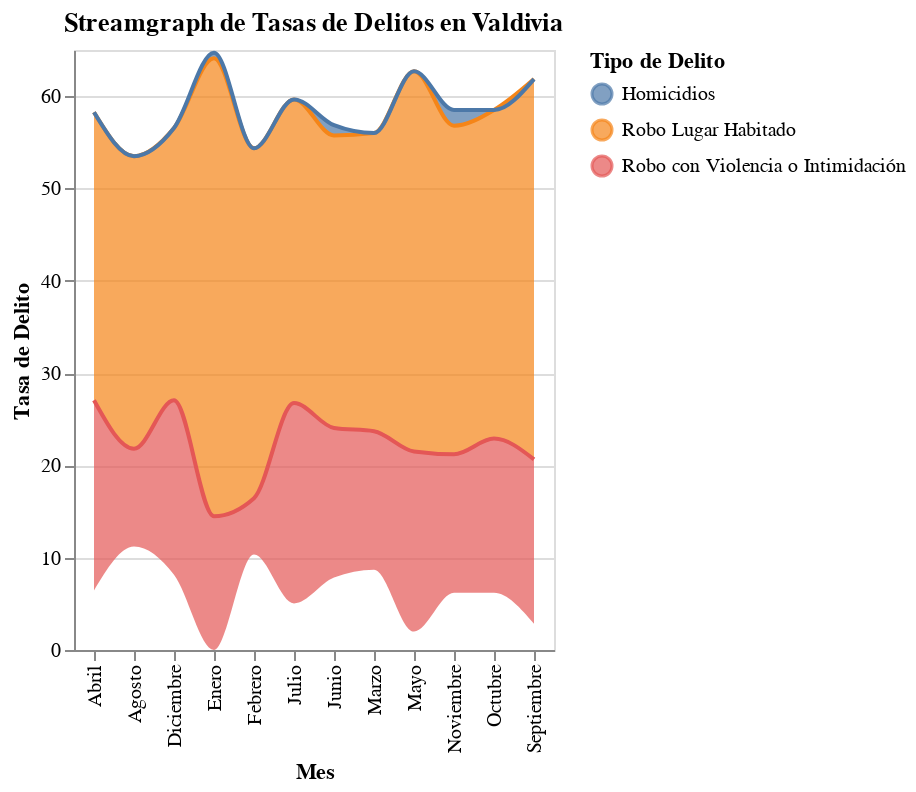

The code cell stored with this chart in its notebook:
### Code cell
import altair as alt


# Definir el orden de los meses
orden_meses = ["Enero", "Febrero", "Marzo", "Abril", "Mayo", "Junio", "Julio", "Agosto", "Septiembre", "Octubre", "Noviembre", "Diciembre"]

# Ordenar el DataFrame por los meses
df_valdivia["mes"] = pd.Categorical(df_valdivia["mes"], categories=orden_meses, ordered=True)
df_valdivia = df_valdivia.sort_values("mes")

# Crear el gráfico de tipo stream (streamgraph) con Altair
streamgraph = alt.Chart(df_valdivia).mark_area(interpolate='monotone', line=True, color="delito").encode(
    alt.X('mes:O', title='Mes'),
    alt.Y('tasa:Q', stack='center', title='Tasa de Delito'),
    alt.Color('delito:N', title='Tipo de Delito')
).properties(
    title='Streamgraph de Tasas de Delitos en Valdivia'
)

# Mostrar el gráfico
streamgraph.display()

### Figure 1 — Vega-Lite specification as saved in the notebook (floating-point values rounded to 4 significant figures)
{"config": {"view": {"continuousWidth": 300, "continuousHeight": 300}}, "data": {"name": "data-c375127aaf685d502574762caa3cd9c2"}, "mark": {"type": "area", "color": "delito", "interpolate": "monotone", "line": true}, "encoding": {"color": {"field": "delito", "title": "Tipo de Delito", "type": "nominal"}, "x": {"field": "mes", "title": "Mes", "type": "ordinal"}, "y": {"field": "tasa", "stack": "center", "title": "Tasa de Delito", "type": "quantitative"}}, "title": "Streamgraph de Tasas de Delitos en Valdivia", "$schema": "https://vega.github.io/schema/vega-lite/v5.15.1.json", "datasets": {"data-c375127aaf685d502574762caa3cd9c2": [{"nombre": "Valdivia", "nivel geografico": "Comuna", "mes": "Enero", "año": 2022, "tasa": 14.5, "delito": "Robo con Violencia o Intimidación"}, {"nombre": "Valdivia", "nivel geografico": "Comuna", "mes": "Enero", "año": 2022, "tasa": 49.6, "delito": "Robo Lugar Habitado"}, {"nombre": "Valdivia", "nivel geografico": "Comuna", "mes": "Enero", "año": 2022, "tasa": 0.6, "delito": "Homicidios"}, {"nombre": "Valdivia", "nivel geografico": "Comuna", "mes": "Febrero", "año": 2022, "tasa": 6.1, "delito": "Robo con Violencia o Intimidación"}, {"nombre": "Valdivia", "nivel geografico": "Comuna", "mes": "Febrero", "año": 2022, "tasa": 37.9, "delito": "Robo Lugar Habitado"}, {"nombre": "Valdivia", "nivel geografico": "Comuna", "mes": "Febrero", "año": 2022, "tasa": 0.0, "delito": "Homicidios"}, {"nombre": "Valdivia", "nivel geografico": "Comuna", "mes": "Marzo", "año": 2022, "tasa": 15.0, "delito": "Robo con Violencia o Intimidación"}, {"nombre": "Valdivia", "nivel geografico": "Comuna", "mes": "Marzo", "año": 2022, "tasa": 32.3, "delito": "Robo Lugar Habitado"}, {"nombre": "Valdivia", "nivel geografico": "Comuna", "mes": "Marzo", "año": 2022, "tasa": 0.0, "delito": "Homicidios"}, {"nombre": "Valdivia", "nivel geografico": "Comuna", "mes": "Abril", "año": 2022, "tasa": 20.6, "delito": "Robo con Violencia o Intimidación"}, {"nombre": "Valdivia", "nivel geografico": "Comuna", "mes": "Abril", "año": 2022, "tasa": 31.2, "delito": "Robo Lugar Habitado"}, {"nombre": "Valdivia", "nivel geografico": "Comuna", "mes": "Abril", "año": 2022, "tasa": 0.0, "delito": "Homicidios"}, {"nombre": "Valdivia", "nivel geografico": "Comuna", "mes": "Mayo", "año": 2022, "tasa": 19.5, "delito": "Robo con Violencia o Intimidación"}, {"nombre": "Valdivia", "nivel geografico": "Comuna", "mes": "Mayo", "año": 2022, "tasa": 41.2, "delito": "Robo Lugar Habitado"}, {"nombre": "Valdivia", "nivel geografico": "Comuna", "mes": "Mayo", "año": 2022, "tasa": 0.0, "delito": "Homicidios"}, {"nombre": "Valdivia", "nivel geografico": "Comuna", "mes": "Junio", "año": 2022, "tasa": 31.7, "delito": "Robo Lugar Habitado"}, {"nombre": "Valdivia", "nivel geografico": "Comuna", "mes": "Junio", "año": 2022, "tasa": 1.1, "delito": "Homicidios"}, {"nombre": "Valdivia", "nivel geografico": "Comuna", "mes": "Junio", "año": 2022, "tasa": 16.2, "delito": "Robo con Violencia o Intimidación"}, {"nombre": "Valdivia", "nivel geografico": "Comuna", "mes": "Julio", "año": 2022, "tasa": 21.7, "delito": "Robo con Violencia o Intimidación"}, {"nombre": "Valdivia", "nivel geografico": "Comuna", "mes": "Julio", "año": 2022, "tasa": 32.9, "delito": "Robo Lugar Habitado"}, {"nombre": "Valdivia", "nivel geografico": "Comuna", "mes": "Julio", "año": 2022, "tasa": 0.0, "delito": "Homicidios"}, {"nombre": "Valdivia", "nivel geografico": "Comuna", "mes": "Agosto", "año": 2022, "tasa": 10.6, "delito": "Robo con Violencia o Intimidación"}, {"nombre": "Valdivia", "nivel geografico": "Comuna", "mes": "Agosto", "año": 2022, "tasa": 31.7, "delito": "Robo Lugar Habitado"}, {"nombre": "Valdivia", "nivel geografico": "Comuna", "mes": "Agosto", "año": 2022, "tasa": 0.0, "delito": "Homicidios"}, {"nombre": "Valdivia", "nivel geografico": "Comuna", "mes": "Septiembre", "año": 2022, "tasa": 0.0, "delito": "Homicidios"}, {"nombre": "Valdivia", "nivel geografico": "Comuna", "mes": "Septiembre", "año": 2022, "tasa": 17.8, "delito": "Robo con Violencia o Intimidación"}, {"nombre": "Valdivia", "nivel geografico": "Comuna", "mes": "Septiembre", "año": 2022, "tasa": 41.2, "delito": "Robo Lugar Habitado"}, {"nombre": "Valdivia", "nivel geografico": "Comuna", "mes": "Octubre", "año": 2022, "tasa": 16.7, "delito": "Robo con Violencia o Intimidación"}, {"nombre": "Valdivia", "nivel geografico": "Comuna", "mes": "Octubre", "año": 2022, "tasa": 35.6, "delito": "Robo Lugar Habitado"}, {"nombre": "Valdivia", "nivel geografico": "Comuna", "mes": "Octubre", "año": 2022, "tasa": 0.0, "delito": "Homicidios"}, {"nombre": "Valdivia", "nivel geografico": "Comuna", "mes": "Noviembre", "año": 2022, "tasa": 15.0, "delito": "Robo con Violencia o Intimidación"}, {"nombre": "Valdivia", "nivel geografico": "Comuna", "mes": "Noviembre", "año": 2022, "tasa": 35.6, "delito": "Robo Lugar Habitado"}, {"nombre": "Valdivia", "nivel geografico": "Comuna", "mes": "Noviembre", "año": 2022, "tasa": 1.7, "delito": "Homicidios"}, {"nombre": "Valdivia", "nivel geografico": "Comuna", "mes": "Diciembre", "año": 2022, "tasa": 29.5, "delito": "Robo Lugar Habitado"}, {"nombre": "Valdivia", "nivel geografico": "Comuna", "mes": "Diciembre", "año": 2022, "tasa": 18.9, "delito": "Robo con Violencia o Intimidación"}, {"nombre": "Valdivia", "nivel geografico": "Comuna", "mes": "Diciembre", "año": 2022, "tasa": 0.0, "delito": "Homicidios"}]}}
